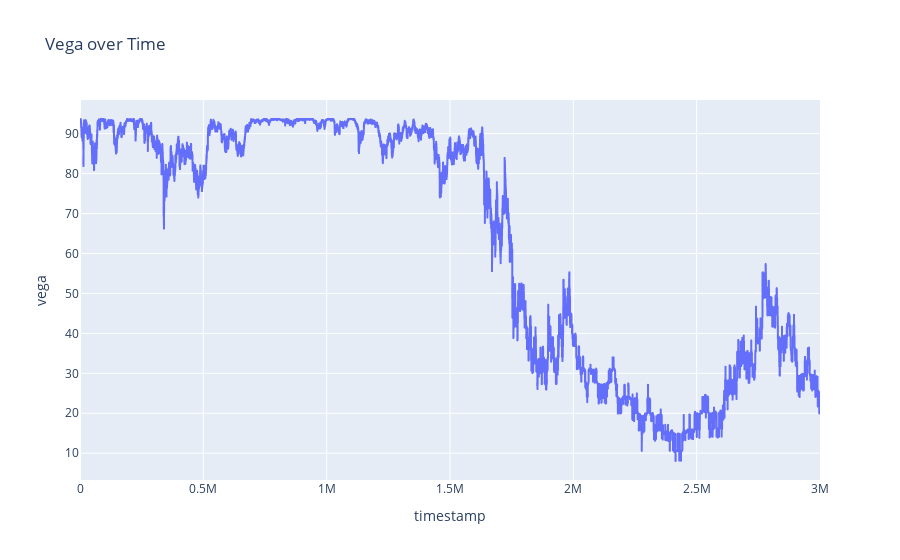

Here is the notebook cell this chart was saved with:
### Code cell
fig = px.line(df_volcanic_rock_voucher_10500, x='timestamp', y='vega', title='Vega over Time')
fig.show()

### Figure 1 — Plotly figure (JSON) as saved in the notebook; plotly's stock layout.template omitted (floating-point values rounded to 4 significant figures; data arrays with more than 128 entries replaced by an {"elided": "..."} marker saying what was removed)
{"data": [{"hovertemplate": "timestamp=%{x}<br>vega=%{y}<extra></extra>", "legendgroup": "", "line": {"color": "#636efa", "dash": "solid"}, "marker": {"symbol": "circle"}, "mode": "lines", "name": "", "showlegend": false, "type": "scattergl", "x": {"elided": "30000 int values"}, "xaxis": "x", "y": {"elided": "30000 float values"}, "yaxis": "y"}], "layout": {"legend": {"tracegroupgap": 0}, "title": {"text": "Vega over Time"}, "xaxis": {"anchor": "y", "domain": [0, 1], "title": {"text": "timestamp"}}, "yaxis": {"anchor": "x", "domain": [0, 1], "title": {"text": "vega"}}}}
